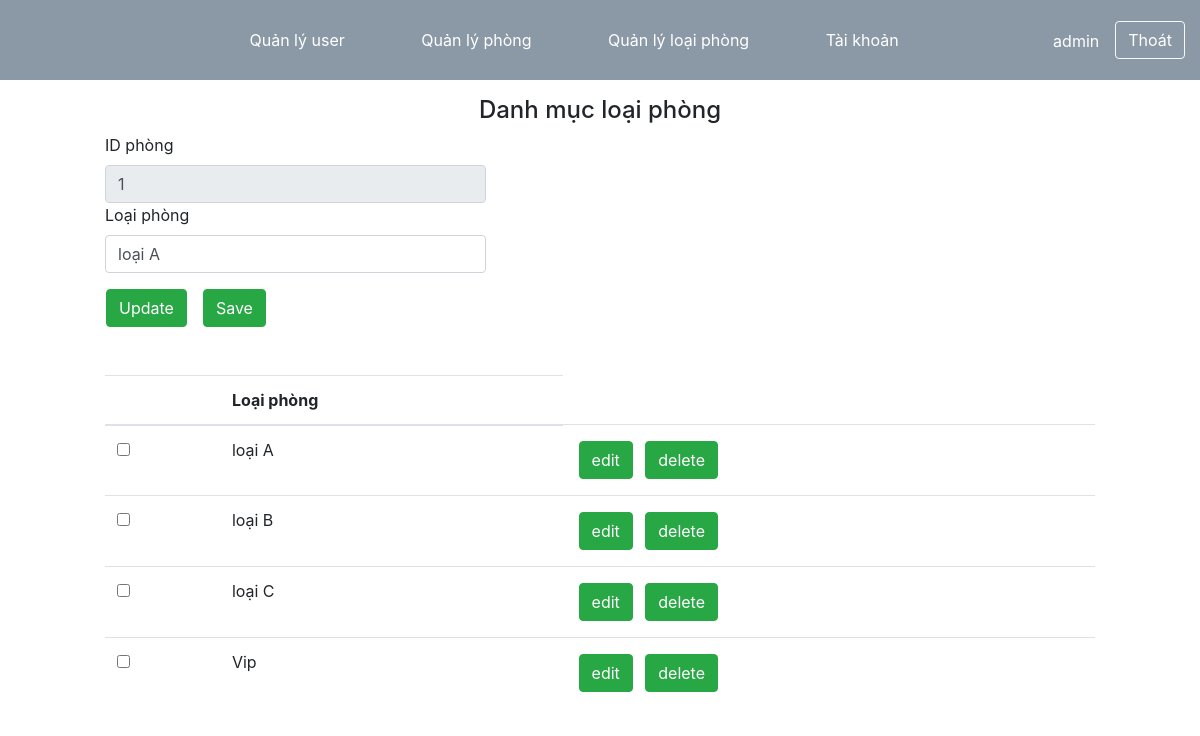
The app's page /admin/index.php?action=sualoaiphong&id=1 (signed in) with its own data.
### tables this page shows
CREATE TABLE IF NOT EXISTS `loaiphong` (
  `ID` int NOT NULL AUTO_INCREMENT,
  `loaiphong` varchar(50) NOT NULL,
  PRIMARY KEY (`ID`)
);

### models/loaiphongModel.php (called while the page is built, shortened)
<?php
	class loaiphongModel extends connect
	{
		public function docdanhsachloaiphong()
		{
			$sql = "select * from loaiphong";
			$dsloaiphong = $this->get_data($sql);
			return $dsloaiphong;
		}
		public function timkiemtheoID($id)
		{
			$sql = "select * from loaiphong where ID = $id;";
			$ds = $this->get_data($sql);
			foreach ($ds as $key => $value) {
				$this->id = $value["ID"];
				$this->loaiphong = $value["loaiphong"];
			}
		}
	}
 ?>

### models/database.php (called while the page is built, shortened)
<?php
	class connect{
		public function get_data($sql)
		{
			$conn = mysqli_connect("localhost","root","","quanlykhachsan");
			$result = mysqli_query($conn,$sql);
			$arr = mysqli_fetch_all($result,MYSQLI_ASSOC);
			return $arr;
		}
	}
 ?>

### admin/danhmucloaiphong/ds_loaiphong.php (called while the page is built)
<?php
	$lp = new loaiphongModel();
	$dsloaiphong = $lp->docdanhsachloaiphong();
 ?>

### admin/danhmucloaiphong/load_danhmucloaiphong.php (the view)
<div class="text-center">
		<h4>Danh mục loại phòng</h4>
	</div>
<div class="row mb-5">
		<form method="post" action="index.php?action=danhmucloaiphong" enctype="multipart/form-data" style="width:80%">
			<div class="row">
                <div class="form-group col col-md-6">
                	<label class="form-label">ID phòng</label>
                    <input type="text" name="id" readonly class="form-control" value="<?php if(isset($txt_id)) echo $txt_id ?>" />
                    <label class="form-label">Loại phòng</label>
                    <input type="text" name="loaiphong" required class="form-control" value="<?php if(isset($txt_loaiphong)) echo $txt_loaiphong ?>" />
                </div>
			</div>
			<div class="row" style="width:40%">
				<input name="btn_sualoaiphong" type="submit" value="Update" class="btn btn-success ml-3 mr-3">
				<input name="btn_luuloaiphong" type="submit" value="Save" class="btn btn-success">
			</div>
    	</form>
	</div>
<div class="row">
	<table class="table">
			  <thead>
			    <tr>
			      <th scope="col"></th>
					<th scope="col">Loại phòng</th>
			    </tr>
			  </thead>
			  <tbody>
			  	<?php foreach ($dsloaiphong as $key => $value): ?>
			  		<tr>
				      <th><input type="checkbox" placeholder="loaiphong" name="loaiphong" value=""></th>
				      <td><?php echo $value["loaiphong"] ?></td>
				      <td>
				      	<?php
				      		$id_delete = "index.php?action=xoaloaiphong&id=".$value["ID"];
				      		$id_update = "index.php?action=sualoaiphong&id=".$value["ID"];
				      	?>
				      	<a href=<?php echo $id_update ?>><input type="button" class="btn btn-success m-1" name="" value="edit"></a>
				      	<a href=<?php echo $id_delete ?>><input type="button" class="btn btn-success m-1"  name="" value="delete"></a>
				      </td>
			    </tr>
			  	<?php endforeach ?>
			  </tbody>
			</table>
</div>

### css/style.css (style rules this page uses)
* { margin: 0; padding: 0; box-sizing: border-box; list-style: none; text-decoration: none; }

### records on screen
loaiphong: id "1", loaiphong "loại A"
loaiphong: loaiphong "loại B"
loaiphong: loaiphong "loại C"
loaiphong: loaiphong "Vip"

### other values on screen
$_SESSION['user'] "admin"
